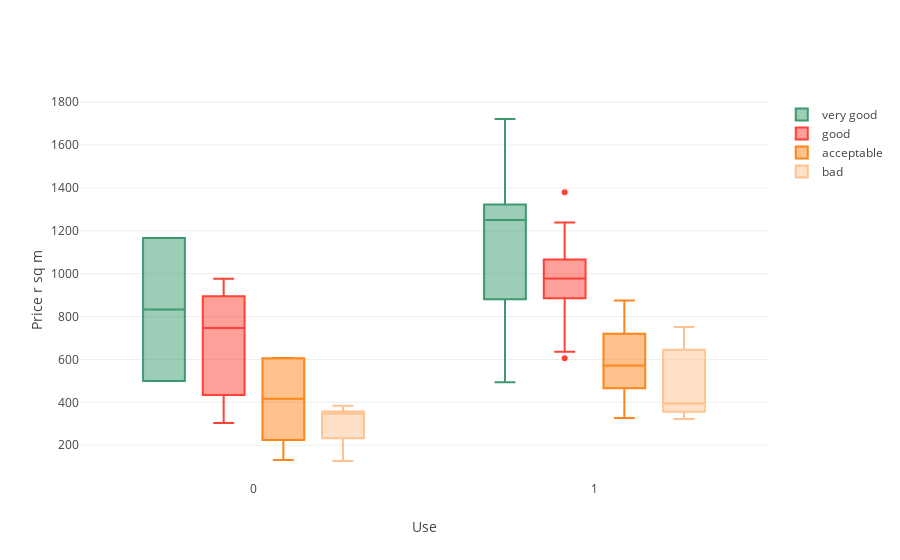

Write notebook code for a chart like this one.
### Code cell
trace0 = go.Box(
    y=df[df.Technical_condition == 'very good']['Price_per_sq_m'],
    x=df[df.Technical_condition == 'very good']['Use'],
    name='very good',
    marker=dict(
        color='#3D9970'
    )
)
trace1 = go.Box(
    y=df[df.Technical_condition == 'good']['Price_per_sq_m'],
    x=df[df.Technical_condition == 'good']['Use'],
    name='good',
    marker=dict(
        color='#FF4136'
    )
)
trace2 = go.Box(
    y=df[df.Technical_condition == 'acceptable']['Price_per_sq_m'],
    x=df[df.Technical_condition == 'acceptable']['Use'],
    name='acceptable',
    marker=dict(
        color='#FF851B'
    )
)

trace3 = go.Box(
    y=df[df.Technical_condition == 'bad']['Price_per_sq_m'],
    x=df[df.Technical_condition == 'bad']['Use'],
    name='bad',
    marker=dict(
        color='#FFC291'
    )
)

data = [trace0, trace1, trace2, trace3]
layout = go.Layout(
    yaxis=dict(
        title='Price r sq m',
        zeroline=False
    ),
    xaxis={'title': 'Use'},
    boxmode='group'
)

fig = go.Figure(data=data, layout=layout)
iplot(fig)

### Figure 1 — Plotly figure (JSON) as saved in the notebook; plotly's stock layout.template omitted (floating-point values rounded to 4 significant figures)
{"data": [{"marker": {"color": "#3D9970"}, "name": "very good", "type": "box", "uid": "5678daef-ffe0-4e02-a0a7-b1736f581ad9", "x": [1, 1, 1, 1, 1, 1, 0, 0, 1, 1, 1, 1, 1, 1], "y": [1000, 1310.0, 1336.0, 1524.0, 1206.0, 1721.0, 500, 1167.0, 700, 760.5, 1100, 493.8, 1295.0, 1300]}, {"marker": {"color": "#FF4136"}, "name": "good", "type": "box", "uid": "66a55425-0a3d-482e-85b0-712bb413a1a3", "x": [0, 0, 0, 0, 1, 1, 1, 0, 1, 1, 1, 0, 1, 1, 0, 1, 1, 1, 0, 0, 0, 1, 0, 1, 1], "y": [746.2, 976.2, 385.7, 579.0, 1067.0, 1239.0, 865.0, 328.7, 992.1, 636.4, 1000, 760, 1379.0, 923.1, 304.4, 885.7, 605.3, 925, 900, 891.3, 895.5, 1000, 647.1, 1069.0, 964.2]}, {"marker": {"color": "#FF851B"}, "name": "acceptable", "type": "box", "uid": "4f412122-7c97-4e65-9535-0f9005117146", "x": [1, 1, 1, 0, 0, 1, 1, 0, 1, 1, 0, 1, 0, 1, 1, 1, 1], "y": [590.9, 725.5, 549.8, 416.7, 131.4, 326.6, 815.8, 255.6, 450, 875, 605.3, 553.3, 606.8, 714.3, 433.3, 481.5, 657.9]}, {"marker": {"color": "#FFC291"}, "name": "bad", "type": "box", "uid": "db758407-2c34-4221-8de3-8a30e61ff1d2", "x": [1, 1, 1, 0, 1, 0, 0, 0, 0, 1], "y": [322.9, 367.6, 610.7, 346.7, 751.2, 384.6, 268.6, 348.6, 126.6, 394.3]}], "layout": {"boxmode": "group", "xaxis": {"title": "Use"}, "yaxis": {"title": "Price r sq m", "zeroline": false}}}
